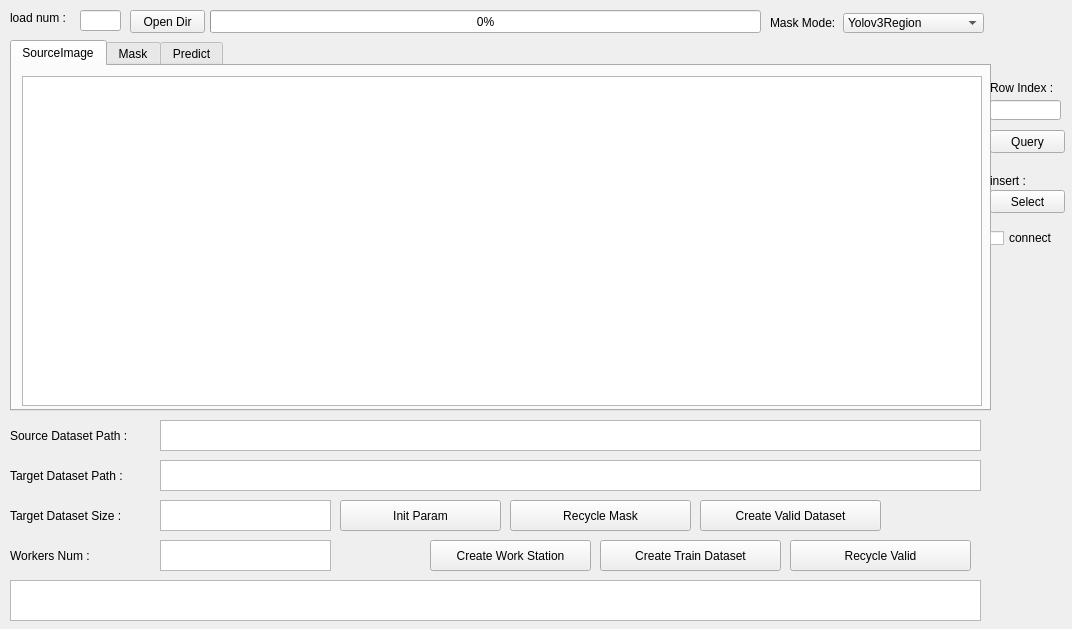
<?xml version="1.0" encoding="UTF-8"?>
<ui version="4.0">
 <class>DataManagerWidget</class>
 <widget class="QWidget" name="DataManagerWidget">
  <property name="geometry">
   <rect>
    <x>0</x>
    <y>0</y>
    <width>1072</width>
    <height>629</height>
   </rect>
  </property>
  <property name="windowTitle">
   <string>Form</string>
  </property>
  <widget class="QPushButton" name="Btn_OpenDir">
   <property name="geometry">
    <rect>
     <x>130</x>
     <y>10</y>
     <width>75</width>
     <height>23</height>
    </rect>
   </property>
   <property name="text">
    <string>Open Dir</string>
   </property>
  </widget>
  <widget class="QTabWidget" name="tabWidget">
   <property name="geometry">
    <rect>
     <x>10</x>
     <y>40</y>
     <width>981</width>
     <height>371</height>
    </rect>
   </property>
   <property name="currentIndex">
    <number>0</number>
   </property>
   <widget class="QWidget" name="tab_SourceImage">
    <attribute name="title">
     <string>SourceImage</string>
    </attribute>
    <widget class="QTableView" name="tableView_SourceImage">
     <property name="geometry">
      <rect>
       <x>10</x>
       <y>10</y>
       <width>960</width>
       <height>330</height>
      </rect>
     </property>
    </widget>
   </widget>
   <widget class="QWidget" name="tab_Mask">
    <attribute name="title">
     <string>Mask</string>
    </attribute>
    <widget class="QTabWidget" name="tabWidget_Mask">
     <property name="geometry">
      <rect>
       <x>0</x>
       <y>0</y>
       <width>971</width>
       <height>341</height>
      </rect>
     </property>
     <property name="currentIndex">
      <number>0</number>
     </property>
     <widget class="QWidget" name="tab_Yolov3Region">
      <attribute name="title">
       <string>Yolov3Region</string>
      </attribute>
      <widget class="QTableView" name="tableView_Yolov3RegionMask">
       <property name="geometry">
        <rect>
         <x>10</x>
         <y>10</y>
         <width>960</width>
         <height>300</height>
        </rect>
       </property>
      </widget>
     </widget>
     <widget class="QWidget" name="tab_Yolov3Component">
      <attribute name="title">
       <string>Yolov3Component</string>
      </attribute>
      <widget class="QTableView" name="tableView_Yolov3ComponentMask">
       <property name="geometry">
        <rect>
         <x>10</x>
         <y>10</y>
         <width>960</width>
         <height>300</height>
        </rect>
       </property>
      </widget>
     </widget>
     <widget class="QWidget" name="tab_ResNetClassification">
      <attribute name="title">
       <string>ResNetClassification</string>
      </attribute>
      <widget class="QTableView" name="tableView_ResNetClassificationMask">
       <property name="geometry">
        <rect>
         <x>10</x>
         <y>10</y>
         <width>960</width>
         <height>300</height>
        </rect>
       </property>
      </widget>
     </widget>
    </widget>
   </widget>
   <widget class="QWidget" name="tab_Predict">
    <attribute name="title">
     <string>Predict</string>
    </attribute>
    <widget class="QTabWidget" name="tabWidget_Predict">
     <property name="geometry">
      <rect>
       <x>0</x>
       <y>0</y>
       <width>971</width>
       <height>341</height>
      </rect>
     </property>
     <property name="currentIndex">
      <number>0</number>
     </property>
     <widget class="QWidget" name="tab_Yolov3Region">
      <attribute name="title">
       <string>Yolov3Region</string>
      </attribute>
      <widget class="QTableView" name="tableView_Yolov3RegionPredict">
       <property name="geometry">
        <rect>
         <x>10</x>
         <y>10</y>
         <width>960</width>
         <height>300</height>
        </rect>
       </property>
      </widget>
     </widget>
     <widget class="QWidget" name="tab_Yolov3Component">
      <attribute name="title">
       <string>Yolov3Component</string>
      </attribute>
      <widget class="QTableView" name="tableView_Yolov3ComponentPredict">
       <property name="geometry">
        <rect>
         <x>10</x>
         <y>10</y>
         <width>960</width>
         <height>300</height>
        </rect>
       </property>
      </widget>
     </widget>
     <widget class="QWidget" name="tab_ResNetClassification">
      <attribute name="title">
       <string>ResNetClassification</string>
      </attribute>
      <widget class="QTableView" name="tableView_ResNetClassificationPredict">
       <property name="geometry">
        <rect>
         <x>10</x>
         <y>10</y>
         <width>960</width>
         <height>300</height>
        </rect>
       </property>
      </widget>
     </widget>
    </widget>
   </widget>
  </widget>
  <widget class="QProgressBar" name="progressBar">
   <property name="geometry">
    <rect>
     <x>210</x>
     <y>10</y>
     <width>551</width>
     <height>23</height>
    </rect>
   </property>
   <property name="value">
    <number>0</number>
   </property>
  </widget>
  <widget class="QPushButton" name="Btn_Create_Work_Station">
   <property name="geometry">
    <rect>
     <x>430</x>
     <y>540</y>
     <width>161</width>
     <height>31</height>
    </rect>
   </property>
   <property name="text">
    <string>Create Work Station</string>
   </property>
  </widget>
  <widget class="QTextEdit" name="textEdit_target_dataset_size">
   <property name="geometry">
    <rect>
     <x>160</x>
     <y>500</y>
     <width>171</width>
     <height>31</height>
    </rect>
   </property>
  </widget>
  <widget class="QLabel" name="label_workers_num">
   <property name="geometry">
    <rect>
     <x>10</x>
     <y>545</y>
     <width>171</width>
     <height>21</height>
    </rect>
   </property>
   <property name="text">
    <string>Workers Num :</string>
   </property>
  </widget>
  <widget class="QTextEdit" name="textEdit_source_dataset_path">
   <property name="geometry">
    <rect>
     <x>160</x>
     <y>420</y>
     <width>821</width>
     <height>31</height>
    </rect>
   </property>
  </widget>
  <widget class="QLabel" name="label_target_dataset_size">
   <property name="geometry">
    <rect>
     <x>10</x>
     <y>505</y>
     <width>171</width>
     <height>21</height>
    </rect>
   </property>
   <property name="text">
    <string>Target Dataset Size :</string>
   </property>
  </widget>
  <widget class="QPushButton" name="Btn_Recycle_Mask">
   <property name="geometry">
    <rect>
     <x>510</x>
     <y>500</y>
     <width>181</width>
     <height>31</height>
    </rect>
   </property>
   <property name="text">
    <string>Recycle Mask</string>
   </property>
  </widget>
  <widget class="QPlainTextEdit" name="plainTextEdit_msg">
   <property name="geometry">
    <rect>
     <x>10</x>
     <y>580</y>
     <width>971</width>
     <height>41</height>
    </rect>
   </property>
  </widget>
  <widget class="QLabel" name="label_target_dataset_path">
   <property name="geometry">
    <rect>
     <x>10</x>
     <y>465</y>
     <width>171</width>
     <height>21</height>
    </rect>
   </property>
   <property name="text">
    <string>Target Dataset Path :</string>
   </property>
  </widget>
  <widget class="QTextEdit" name="textEdit_target_dataset_path">
   <property name="geometry">
    <rect>
     <x>160</x>
     <y>460</y>
     <width>821</width>
     <height>31</height>
    </rect>
   </property>
  </widget>
  <widget class="QPushButton" name="Btn_Recycle_Valid">
   <property name="geometry">
    <rect>
     <x>790</x>
     <y>540</y>
     <width>181</width>
     <height>31</height>
    </rect>
   </property>
   <property name="text">
    <string>Recycle Valid</string>
   </property>
  </widget>
  <widget class="QPushButton" name="Btn_Create_Valid_Dataset">
   <property name="geometry">
    <rect>
     <x>700</x>
     <y>500</y>
     <width>181</width>
     <height>31</height>
    </rect>
   </property>
   <property name="text">
    <string>Create Valid Dataset</string>
   </property>
  </widget>
  <widget class="QLabel" name="label_source_dataset_path">
   <property name="geometry">
    <rect>
     <x>10</x>
     <y>425</y>
     <width>171</width>
     <height>21</height>
    </rect>
   </property>
   <property name="text">
    <string>Source Dataset Path :</string>
   </property>
  </widget>
  <widget class="QPushButton" name="Btn_Init_Param">
   <property name="geometry">
    <rect>
     <x>340</x>
     <y>500</y>
     <width>161</width>
     <height>31</height>
    </rect>
   </property>
   <property name="text">
    <string>Init Param</string>
   </property>
  </widget>
  <widget class="QTextEdit" name="textEdit_workers_num">
   <property name="geometry">
    <rect>
     <x>160</x>
     <y>540</y>
     <width>171</width>
     <height>31</height>
    </rect>
   </property>
  </widget>
  <widget class="QPushButton" name="Btn_Create_Train_Dataset">
   <property name="geometry">
    <rect>
     <x>600</x>
     <y>540</y>
     <width>181</width>
     <height>31</height>
    </rect>
   </property>
   <property name="text">
    <string>Create Train Dataset</string>
   </property>
  </widget>
  <widget class="QComboBox" name="cBox_MaskMode">
   <property name="geometry">
    <rect>
     <x>843</x>
     <y>13</y>
     <width>141</width>
     <height>20</height>
    </rect>
   </property>
   <item>
    <property name="text">
     <string>Yolov3Region</string>
    </property>
   </item>
   <item>
    <property name="text">
     <string>Yolov3Component</string>
    </property>
   </item>
   <item>
    <property name="text">
     <string>ResNetClassification</string>
    </property>
   </item>
  </widget>
  <widget class="QLabel" name="label_Mask_Mode">
   <property name="geometry">
    <rect>
     <x>770</x>
     <y>13</y>
     <width>71</width>
     <height>20</height>
    </rect>
   </property>
   <property name="text">
    <string>Mask Mode:</string>
   </property>
  </widget>
  <widget class="QLabel" name="label_QueryMaskAndPredict">
   <property name="geometry">
    <rect>
     <x>990</x>
     <y>80</y>
     <width>71</width>
     <height>16</height>
    </rect>
   </property>
   <property name="text">
    <string>Row Index :</string>
   </property>
  </widget>
  <widget class="QLineEdit" name="lineEdit_QueryMaskAndPredict">
   <property name="geometry">
    <rect>
     <x>990</x>
     <y>100</y>
     <width>71</width>
     <height>20</height>
    </rect>
   </property>
  </widget>
  <widget class="QPushButton" name="Btn_QueryMaskAndPredict">
   <property name="geometry">
    <rect>
     <x>990</x>
     <y>130</y>
     <width>75</width>
     <height>23</height>
    </rect>
   </property>
   <property name="text">
    <string>Query</string>
   </property>
  </widget>
  <widget class="QLabel" name="label_InsertFolder">
   <property name="geometry">
    <rect>
     <x>990</x>
     <y>170</y>
     <width>61</width>
     <height>21</height>
    </rect>
   </property>
   <property name="text">
    <string>insert :</string>
   </property>
  </widget>
  <widget class="QPushButton" name="Btn_InsertFolder">
   <property name="geometry">
    <rect>
     <x>990</x>
     <y>190</y>
     <width>75</width>
     <height>23</height>
    </rect>
   </property>
   <property name="text">
    <string>Select</string>
   </property>
  </widget>
  <widget class="QCheckBox" name="checkBox_ConnectMask">
   <property name="geometry">
    <rect>
     <x>990</x>
     <y>230</y>
     <width>71</width>
     <height>16</height>
    </rect>
   </property>
   <property name="text">
    <string>connect</string>
   </property>
  </widget>
  <widget class="QLabel" name="label_LoadFileNumForEachFolder">
   <property name="geometry">
    <rect>
     <x>10</x>
     <y>10</y>
     <width>61</width>
     <height>16</height>
    </rect>
   </property>
   <property name="text">
    <string>load num :</string>
   </property>
  </widget>
  <widget class="QLineEdit" name="lineEdit_LoadFileNumForEachFolder">
   <property name="geometry">
    <rect>
     <x>80</x>
     <y>10</y>
     <width>41</width>
     <height>21</height>
    </rect>
   </property>
  </widget>
 </widget>
 <resources/>
 <connections/>
</ui>
